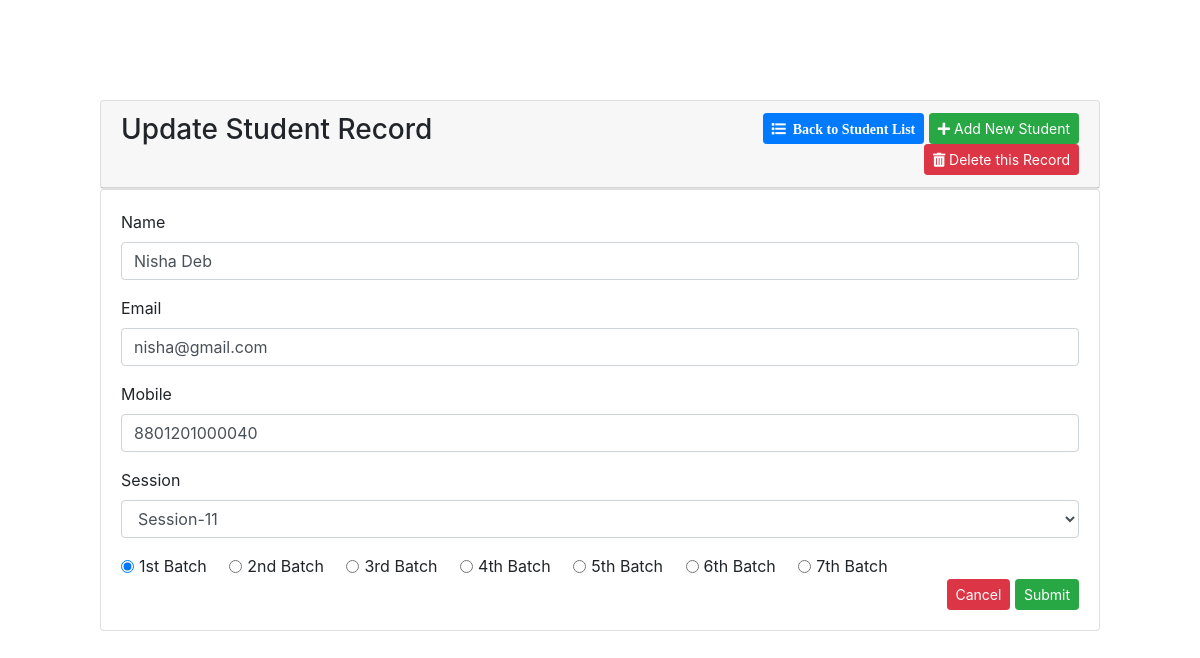
The app's page /PHP_Basic_CRUD/edit.php?id=40 with its own data.
### tables this page shows
CREATE TABLE `students` (
  `id` int(10) NOT NULL,
  `student_id` varchar(255) NOT NULL,
  `student_name` varchar(255) NOT NULL,
  `mobile` varchar(100) NOT NULL,
  `email` varchar(200) DEFAULT NULL,
  `session` varchar(100) NOT NULL,
  `batch` varchar(100) NOT NULL,
  `created_by` int(10) DEFAULT NULL,
  `updated_by` int(10) DEFAULT NULL,
  `created_at` timestamp NOT NULL DEFAULT CURRENT_TIMESTAMP,
  `updated_at` timestamp NOT NULL DEFAULT CURRENT_TIMESTAMP
);

### PHP_Basic_CRUD/edit.php (the view, shortened to what this page needs)
<?php
require_once "connection.php";
$studentRecordID = $_GET['id'];
$singleRecordFetchQuery = "SELECT * FROM students WHERE id=$studentRecordID";
$result = mysqli_query($connection, $singleRecordFetchQuery);
$row = mysqli_fetch_array($result);
?>
<!DOCTYPE html>
<html lang="en">
    <head>
        <?php include "head.php"; ?>
    </head>
    <body>
        <div class="container1">
            <div class="card">
                <div class="card-header">
                    <div class="row">
                        <div class="col-sm-6">
                            <h3>Update Student Record</h3>
                        </div>
                        <div class="col-sm-6 text-right">
                            <a href="index.php" class="btn btn-sm btn-primary pull-right">
                                <span class="fas fa-list"> &nbsp;Back to Student List</span>
                            </a>
                            <a href="create.php" class="btn btn-sm btn-success">
                                <span class='fas fa-plus'></span>&nbsp;Add New Student
                            </a>
                            <a href="delete.php?id=<?php echo $row["id"]; ?>" class="btn btn-sm btn-danger pull-right delete">
                                <span class='fas fa-trash-alt'></span>&nbsp;Delete this Record
                            </a>
                        </div>
                    </div>
                </div>
            </div>
            <div class="card">
                <div class="card-body">
                    <div class="row">
                        <div class="col-sm-12">
                        <form action="update.php" method="POST">
                        <div class="form-group">
                            <label for="name">Name</label>
                            <input type="text" name="name" id="name" class="form-control" value="<?php echo $row["student_name"]; ?>" maxlength="50" required="">
                        </div>
                        <div class="form-group ">
                            <label for="email">Email</label>
                            <input type="email" name="email" id="email" class="form-control" value="<?php echo $row["email"]; ?>" maxlength="30" required="">
                        </div>
                        <div class="form-group">
                            <label for="mobile">Mobile</label>
                            <input type="text" name="mobile" id="mobile" class="form-control" value="<?php echo $row["mobile"]; ?>" maxlength="12"required="">
                        </div>
                        <div class="form-group">
                            <label for="session">Session</label>
                            <?php $session = $row["session"]; ?>
                            <select id="session" class="form-control" name="session">
                                <option value="Session-11" <?php echo ($session == "Session-11") ? 'selected="selected"' : ''; ?>>Session-11</option>
                            </select>
                        </div>
                        <div class="form-check form-check-inline">
                            <?php $batch = $row["batch"]; ?>
                            <input class="form-check-input" type="radio" name="batch" id="batch" value="1st" <?php echo ($batch == "1st") ? 'checked' : ''; ?>>
                            <label for="batch" class="form-check-label">1st Batch</label> &nbsp;&nbsp;&nbsp;&nbsp;&nbsp;
                            <input class="form-check-input" type="radio" name="batch" id="batch" value="2nd" <?php echo ($batch == "2nd") ? 'checked' : ''; ?>>
                            <label class="form-check-label">2nd Batch</label> &nbsp;&nbsp;&nbsp;&nbsp;&nbsp;
                            <input class="form-check-input" type="radio" name="batch" id="batch" value="3rd" <?php echo ($batch == "3rd") ? 'checked' : ''; ?>>
                            <label class="form-check-label">3rd Batch</label> &nbsp;&nbsp;&nbsp;&nbsp;&nbsp;
                            <input class="form-check-input" type="radio" name="batch" id="batch" value="4th" <?php echo ($batch == "4th") ? 'checked' : ''; ?>>
                            <label class="form-check-label">4th Batch</label> &nbsp;&nbsp;&nbsp;&nbsp;&nbsp;
                            <input class="form-check-input" type="radio" name="batch" id="batch" value="5th" <?php echo ($batch == "5th") ? 'checked' : ''; ?>>
                            <label class="form-check-label">5th Batch</label> &nbsp;&nbsp;&nbsp;&nbsp;&nbsp;
                            <input class="form-check-input" type="radio" name="batch" id="batch" value="6th" <?php echo ($batch == "6th") ? 'checked' : ''; ?>>
                            <label class="form-check-label">6th Batch</label> &nbsp;&nbsp;&nbsp;&nbsp;&nbsp;
                            <input class="form-check-input" type="radio" name="batch" id="batch" value="7th" <?php echo ($batch == "7th") ? 'checked' : ''; ?>>
                            <label class="form-check-label">7th Batch</label> &nbsp;&nbsp;&nbsp;&nbsp;&nbsp;
                        </div>
                        <div class="text-right">
                            <a href="index.php" class="btn btn-sm btn-danger">Cancel</a>
                            <input type="submit" class="btn btn-sm btn-success" name="update" value="Submit">
                        </div>
                    </form>
                        </div>
                    </div>
                </div>
            </div>
        </div>
    </body>
</html>

### PHP_Basic_CRUD/edit.php (style rules this page uses)
.container1 { padding: 100px; }

### records on screen
students: name "Nisha Deb", email "nisha@gmail.com", mobile "8801201000040", session "Session-11", batch "☑ 1st Batch"
